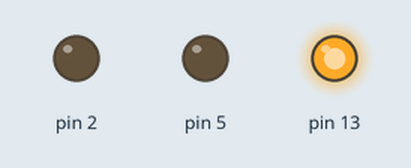
Simulated run of this sketch. Board: Arduino Uno, built with avr-gcc and run on an emulated ATmega328P. Shown: output pins drawn as LEDs (lit = HIGH).

Above: at 0.5 s.
At 2.5 s:
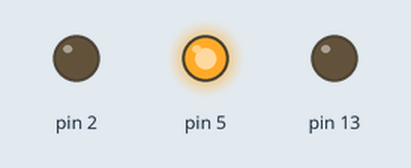
At 4.5 s:
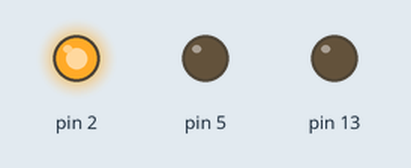
At 5.5 s:
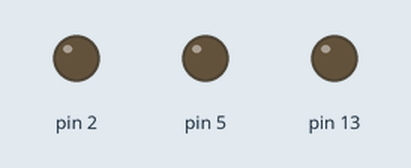
Timing chart, 0 to 7.8 s (numbered marks = the images above):
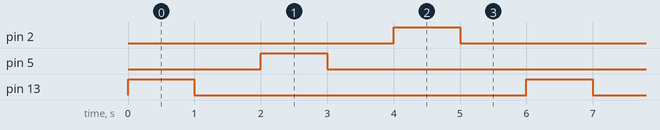

Measured:
- by itself, pin 2, pin 5, pin 13: alternates HIGH for 1.0 s and LOW for 5.0 s
- by itself, everything shown: repeats every 6.0 s, in 6 steps

The sketch:

002.ino
```cpp
/* Piscar um Led personalizado
*/
void setup()
{
  pinMode(13, OUTPUT);
  pinMode(5, OUTPUT);
  pinMode(2,OUTPUT);
}

void loop()
{
  //Piscar led vermelho
  digitalWrite(13, 1);
  delay(1000);
  digitalWrite(13, 0);
  delay(1000);

  //piscar led azul
  digitalWrite(5,1);
  delay(1000);
  digitalWrite(5,0);
  delay(1000);

  //piscar led verde
  digitalWrite(2,1);
  delay(1000);
  digitalWrite(2,0);
  delay(1000);
}
```
